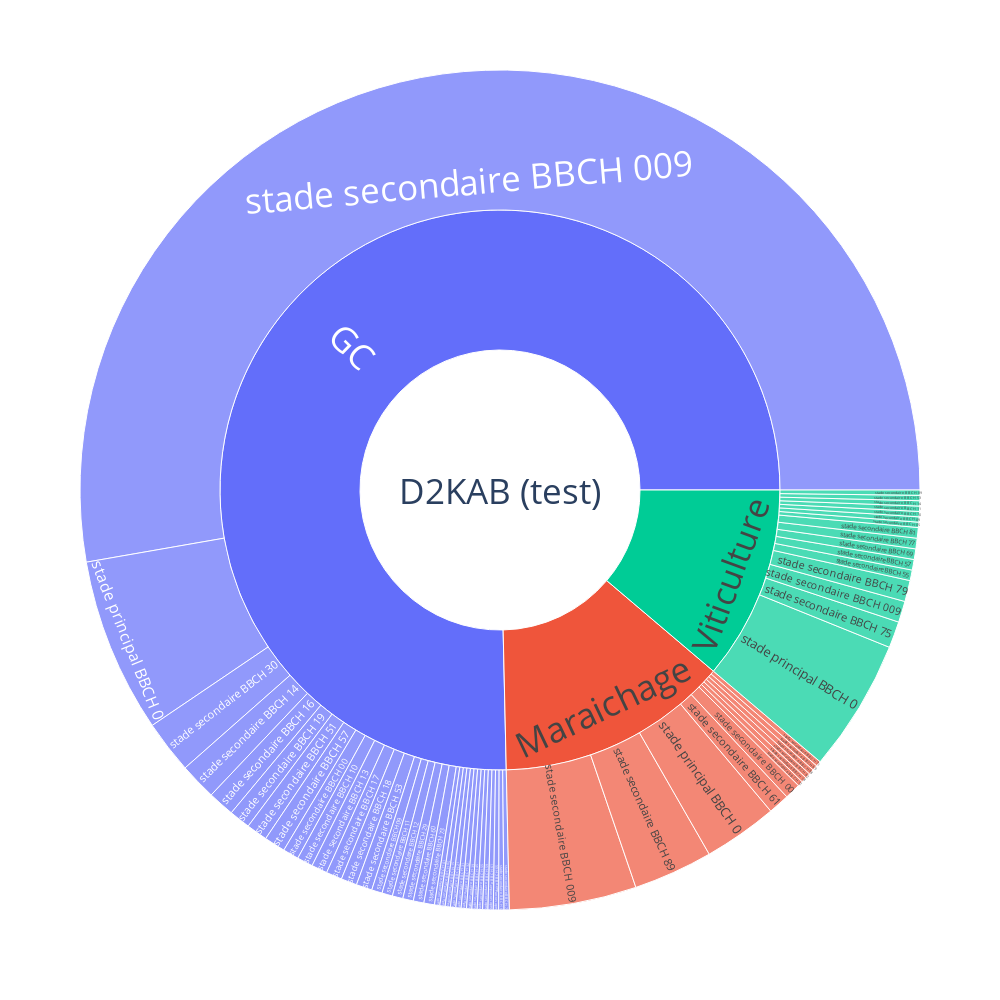

Notebook source saved alongside this figure:
### Code cell
fig = px.sunburst(d2kab_culture, path=[ 'corpus', 'Culture','prefLabel'], 
                  values='count')
fig.update_layout(
    showlegend=False,
    font_size=35,
    width=1000, height=1000,
    autosize=False)


fig.show()

### Figure 1 — Plotly figure (JSON) as saved in the notebook; plotly's stock layout.template omitted (floating-point values rounded to 4 significant figures)
{"data": [{"branchvalues": "total", "domain": {"x": [0, 1], "y": [0, 1]}, "hovertemplate": "labels=%{label}<br>count=%{value}<br>parent=%{parent}<br>id=%{id}<extra></extra>", "ids": ["D2KAB (test)/GC/stade principal BBCH 0", "D2KAB (test)/Maraichage/stade principal BBCH 0", "D2KAB (test)/Viticulture/stade principal BBCH 0", "D2KAB (test)/GC/stade secondaire BBCH 00", "D2KAB (test)/Maraichage/stade secondaire BBCH 00", "D2KAB (test)/GC/stade secondaire BBCH 009 ", "D2KAB (test)/Maraichage/stade secondaire BBCH 009 ", "D2KAB (test)/Viticulture/stade secondaire BBCH 009 ", "D2KAB (test)/GC/stade secondaire BBCH 01", "D2KAB (test)/GC/stade secondaire BBCH 05", "D2KAB (test)/Viticulture/stade secondaire BBCH 05", "D2KAB (test)/GC/stade secondaire BBCH 09", "D2KAB (test)/Viticulture/stade secondaire BBCH 09", "D2KAB (test)/GC/stade secondaire BBCH 10", "D2KAB (test)/Viticulture/stade secondaire BBCH 10", "D2KAB (test)/GC/stade secondaire BBCH 11", "D2KAB (test)/Viticulture/stade secondaire BBCH 11", "D2KAB (test)/GC/stade secondaire BBCH 12", "D2KAB (test)/Maraichage/stade secondaire BBCH 12", "D2KAB (test)/GC/stade secondaire BBCH 13", "D2KAB (test)/GC/stade secondaire BBCH 14", "D2KAB (test)/Viticulture/stade secondaire BBCH 14", "D2KAB (test)/GC/stade secondaire BBCH 15", "D2KAB (test)/GC/stade secondaire BBCH 16", "D2KAB (test)/GC/stade secondaire BBCH 17", "D2KAB (test)/GC/stade secondaire BBCH 18", "D2KAB (test)/Maraichage/stade secondaire BBCH 18", "D2KAB (test)/GC/stade secondaire BBCH 19", "D2KAB (test)/GC/stade secondaire BBCH 21", "D2KAB (test)/GC/stade secondaire BBCH 29", "D2KAB (test)/GC/stade secondaire BBCH 30", "D2KAB (test)/GC/stade secondaire BBCH 31", "D2KAB (test)/GC/stade secondaire BBCH 32", "D2KAB (test)/GC/stade secondaire BBCH 39", "D2KAB (test)/GC/stade secondaire BBCH 45", "D2KAB (test)/GC/stade secondaire BBCH 51", "D2KAB (test)/GC/stade secondaire BBCH 53", "D2KAB (test)/Viticulture/stade secondaire BBCH 53", "D2KAB (test)/GC/stade secondaire BBCH 55", "D2KAB (test)/Viticulture/stade secondaire BBCH 55", "D2KAB (test)/GC/stade secondaire BBCH 57", "D2KAB (test)/Viticulture/stade secondaire BBCH 57", "D2KAB (test)/GC/stade secondaire BBCH 59", "D2KAB (test)/GC/stade secondaire BBCH 60", "D2KAB (test)/GC/stade secondaire BBCH 61", "D2KAB (test)/Maraichage/stade secondaire BBCH 61", "D2KAB (test)/Maraichage/stade secondaire BBCH 62", "D2KAB (test)/GC/stade secondaire BBCH 65", "D2KAB (test)/Maraichage/stade secondaire BBCH 68", "D2KAB (test)/GC/stade secondaire BBCH 69", "D2KAB (test)/Maraichage/stade secondaire BBCH 69", "D2KAB (test)/Viticulture/stade secondaire BBCH 69", "D2KAB (test)/GC/stade secondaire BBCH 70", "D2KAB (test)/Maraichage/stade secondaire BBCH 71", "D2KAB (test)/GC/stade secondaire BBCH 73", "D2KAB (test)/Viticulture/stade secondaire BBCH 75", "D2KAB (test)/Viticulture/stade secondaire BBCH 77", "D2KAB (test)/Viticulture/stade secondaire BBCH 79", "D2KAB (test)/Viticulture/stade secondaire BBCH 81", "D2KAB (test)/Maraichage/stade secondaire BBCH 89", "D2KAB (test)/Viticulture/stade secondaire BBCH 89", "D2KAB (test)/GC", "D2KAB (test)/Maraichage", "D2KAB (test)/Viticulture", "D2KAB (test)"], "labels": ["stade principal BBCH 0", "stade principal BBCH 0", "stade principal BBCH 0", "stade secondaire BBCH 00", "stade secondaire BBCH 00", "stade secondaire BBCH 009 ", "stade secondaire BBCH 009 ", "stade secondaire BBCH 009 ", "stade secondaire BBCH 01", "stade secondaire BBCH 05", "stade secondaire BBCH 05", "stade secondaire BBCH 09", "stade secondaire BBCH 09", "stade secondaire BBCH 10", "stade secondaire BBCH 10", "stade secondaire BBCH 11", "stade secondaire BBCH 11", "stade secondaire BBCH 12", "stade secondaire BBCH 12", "stade secondaire BBCH 13", "stade secondaire BBCH 14", "stade secondaire BBCH 14", "stade secondaire BBCH 15", "stade secondaire BBCH 16", "stade secondaire BBCH 17", "stade secondaire BBCH 18", "stade secondaire BBCH 18", "stade secondaire BBCH 19", "stade secondaire BBCH 21", "stade secondaire BBCH 29", "stade secondaire BBCH 30", "stade secondaire BBCH 31", "stade secondaire BBCH 32", "stade secondaire BBCH 39", "stade secondaire BBCH 45", "stade secondaire BBCH 51", "stade secondaire BBCH 53", "stade secondaire BBCH 53", "stade secondaire BBCH 55", "stade secondaire BBCH 55", "stade secondaire BBCH 57", "stade secondaire BBCH 57", "stade secondaire BBCH 59", "stade secondaire BBCH 60", "stade secondaire BBCH 61", "stade secondaire BBCH 61", "stade secondaire BBCH 62", "stade secondaire BBCH 65", "stade secondaire BBCH 68", "stade secondaire BBCH 69", "stade secondaire BBCH 69", "stade secondaire BBCH 69", "stade secondaire BBCH 70", "stade secondaire BBCH 71", "stade secondaire BBCH 73", "stade secondaire BBCH 75", "stade secondaire BBCH 77", "stade secondaire BBCH 79", "stade secondaire BBCH 81", "stade secondaire BBCH 89", "stade secondaire BBCH 89", "GC", "Maraichage", "Viticulture", "D2KAB (test)"], "name": "", "parents": ["D2KAB (test)/GC", "D2KAB (test)/Maraichage", "D2KAB (test)/Viticulture", "D2KAB (test)/GC", "D2KAB (test)/Maraichage", "D2KAB (test)/GC", "D2KAB (test)/Maraichage", "D2KAB (test)/Viticulture", "D2KAB (test)/GC", "D2KAB (test)/GC", "D2KAB (test)/Viticulture", "D2KAB (test)/GC", "D2KAB (test)/Viticulture", "D2KAB (test)/GC", "D2KAB (test)/Viticulture", "D2KAB (test)/GC", "D2KAB (test)/Viticulture", "D2KAB (test)/GC", "D2KAB (test)/Maraichage", "D2KAB (test)/GC", "D2KAB (test)/GC", "D2KAB (test)/Viticulture", "D2KAB (test)/GC", "D2KAB (test)/GC", "D2KAB (test)/GC", "D2KAB (test)/GC", "D2KAB (test)/Maraichage", "D2KAB (test)/GC", "D2KAB (test)/GC", "D2KAB (test)/GC", "D2KAB (test)/GC", "D2KAB (test)/GC", "D2KAB (test)/GC", "D2KAB (test)/GC", "D2KAB (test)/GC", "D2KAB (test)/GC", "D2KAB (test)/GC", "D2KAB (test)/Viticulture", "D2KAB (test)/GC", "D2KAB (test)/Viticulture", "D2KAB (test)/GC", "D2KAB (test)/Viticulture", "D2KAB (test)/GC", "D2KAB (test)/GC", "D2KAB (test)/GC", "D2KAB (test)/Maraichage", "D2KAB (test)/Maraichage", "D2KAB (test)/GC", "D2KAB (test)/Maraichage", "D2KAB (test)/GC", "D2KAB (test)/Maraichage", "D2KAB (test)/Viticulture", "D2KAB (test)/GC", "D2KAB (test)/Maraichage", "D2KAB (test)/GC", "D2KAB (test)/Viticulture", "D2KAB (test)/Viticulture", "D2KAB (test)/Viticulture", "D2KAB (test)/Viticulture", "D2KAB (test)/Maraichage", "D2KAB (test)/Viticulture", "D2KAB (test)", "D2KAB (test)", "D2KAB (test)", ""], "type": "sunburst", "values": [33, 14, 25, 3, 3, 259, 24, 4, 1, 1, 1, 2, 1, 3, 1, 2, 1, 2, 1, 3, 7, 1, 1, 5, 3, 3, 1, 4, 1, 2, 10, 1, 1, 1, 1, 4, 3, 1, 1, 2, 4, 2, 1, 2, 1, 4, 1, 1, 1, 1, 1, 2, 1, 1, 2, 5, 2, 4, 2, 15, 1, 370, 66, 55, 491]}], "layout": {"autosize": false, "font": {"size": 35}, "height": 1000, "legend": {"tracegroupgap": 0}, "margin": {"t": 60}, "showlegend": false, "width": 1000}}
